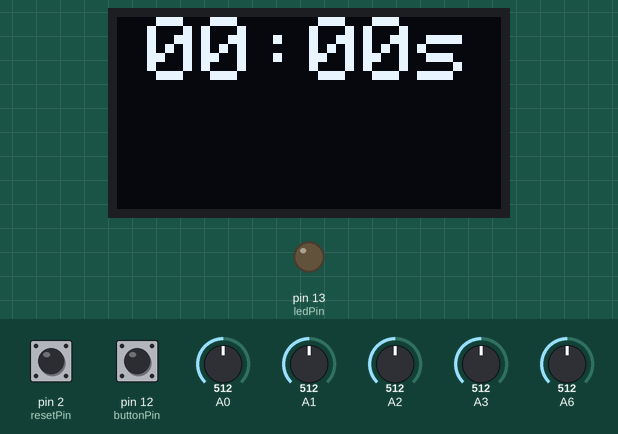
Recording of a sketch running on a simulated Arduino Nano, built with avr-gcc and run on an emulated ATmega328P. On the bench: 128×64 one-colour display, output pins drawn as LEDs (lit = HIGH). The test bench sets the inputs (shaded band); at power-on: pin 12 (buttonPin) LOW, pin 2 (resetPin) LOW, A0 = 512, A1 = 512, A2 = 512, A3 = 512, A6 = 512.

Above: at 1.2 s.
1.3 s: pin 12 (buttonPin) pulled HIGH for 0.15 s
At 1.63 s:
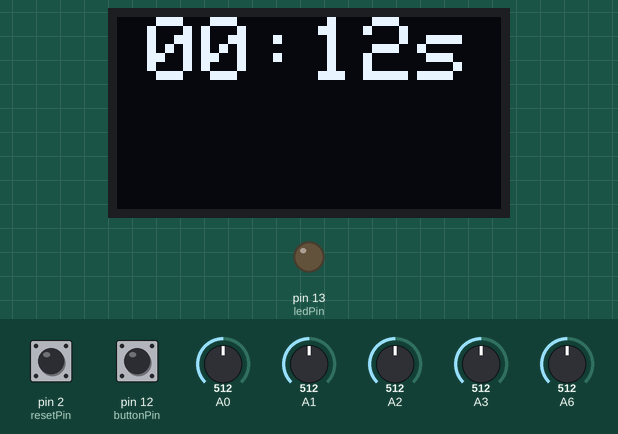
2.9 s: pin 2 (resetPin) pulled HIGH for 0.15 s
At 3.0 s:
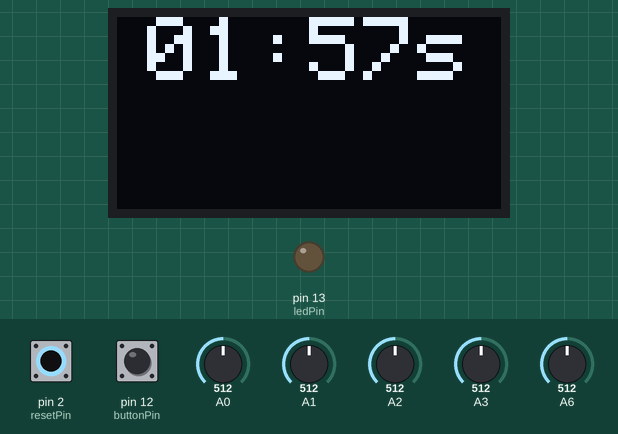
4.5 s: pin 12 (buttonPin) pulled HIGH for 1 s
At 5.68 s:
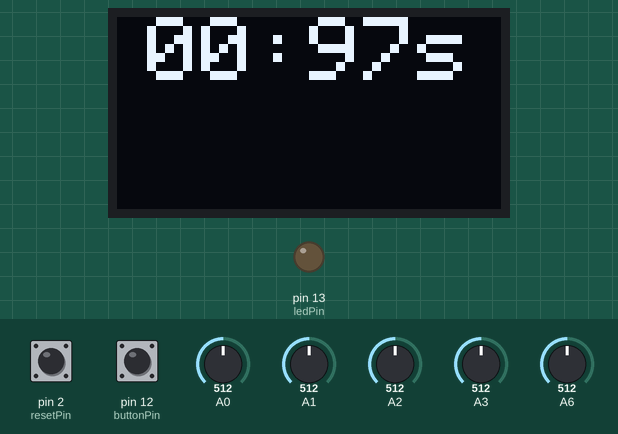
7.0 s: pin 2 (resetPin) pulled HIGH for 1 s
At 7.8 s:
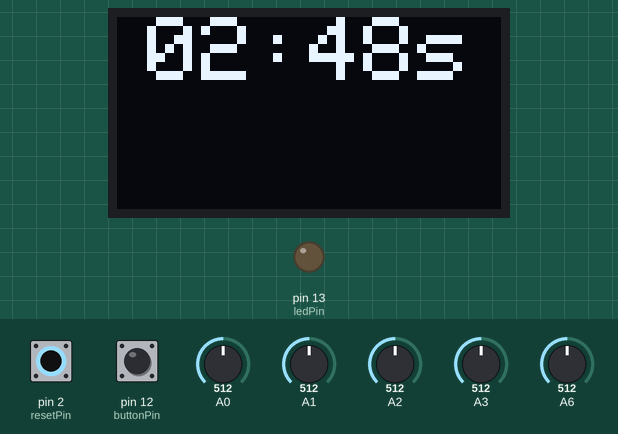
Timing chart, 0 to 10.0 s (numbered marks = the images above; inputs shaded):
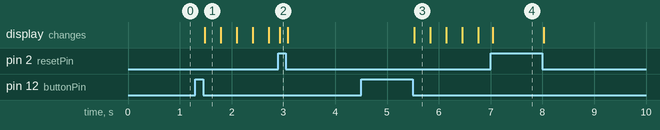

The sketch:

microbot_v10_timelaps.ino
```cpp
// Laps Timer
// http://microbot.my
//
#include <QTRSensors.h>

#define NUM_SENSORS             5  // number of sensors used
#define NUM_SAMPLES_PER_SENSOR  4  // average 4 analog samples per sensor reading
#define EMITTER_PIN             QTR_NO_EMITTER_PIN  // emitter is controlled by digital pin 2

// sensors 0 through 4 are connected to analog inputs 0 through 4, respectively
QTRSensorsAnalog qtra((unsigned char[]) {A0, A1 ,A2 , A3, A6},
  NUM_SENSORS, NUM_SAMPLES_PER_SENSOR, EMITTER_PIN);
unsigned int sensorValues[NUM_SENSORS];


#include <SPI.h>
#include <Wire.h>
#include <Adafruit_SSD1306.h>

#define SCREEN_WIDTH 128 // OLED display width, in pixels
#define SCREEN_HEIGHT 64 // OLED display height, in pixels

#define OLED_RESET 4
#define SCREEN_ADDRESS 0x3C

Adafruit_SSD1306 display(SCREEN_WIDTH, SCREEN_HEIGHT, &Wire, OLED_RESET);

#define WAITING 0 // waiting to start
#define TIMERONE 1 // timer one running
#define TIMERTWO 2 // timer two running
#define FINISHED 3 // timer complete

const long minute = 60000; // 60000 milliseconds in a minute
const int resetPin = 2;
const int buttonPin = 12;
const int ledPin =  13;      // the number of the LED pin

long startTime = 0;
long timeOne = 0;
long timeTwo = 0;
int timer = WAITING; // timer state. Initially waiting for first button press
int reset = 0;  // reset button state
int button = 0; // main button state
int ont;
int trashold= 800;


void setup()   {
  pinMode(buttonPin, INPUT); //init button pin to input
  pinMode(resetPin, INPUT);  //init reset pin to input
  pinMode(ledPin, OUTPUT); // initialize the LED pin as an output:
  Serial.begin(9600);
  display.begin(SSD1306_SWITCHCAPVCC, 0x3C);  // initialize with the I2C addr 0x3c
  display.setTextSize(3);
  display.setTextColor(WHITE);
  display.setCursor(10,0);
  printDigits(0);

}


void loop() {

    // read raw sensor values
  qtra.read(sensorValues);

ont=sensorValues[0];

 timerr();
  }// eo void loop
```

oled.ino
```cpp
void timerr(){
  //-------- main loop -------
 switch ( timer){
   case WAITING: // initial state - waiting for first button press.
     display.clearDisplay();
     display.setCursor(10,00);
     printDigits(0);
     display.display(); // display screen showing 00:00s
     button = digitalRead(buttonPin);
     if(button){ // button is pressed.
       timer = TIMERONE; // start the first timer
       startTime = millis();//read the time the button is pressed.
       while (digitalRead(buttonPin)){
         //--- wait for button to be released.
       }
     }
   break;
   case TIMERONE: //running first timer
     timeOne = millis();
     button = digitalRead(buttonPin);
     reset = digitalRead(resetPin);
     display.clearDisplay();
     display.setCursor(10,00);
     printDigits(timeOne - startTime);
     display.display();
     //-----------------------------------
     if(reset){ //reset button was pressed. Clear screeen and start again
       timer = WAITING;
       while (digitalRead(resetPin)){
         //--- wait for reset button to be released.
       }
     }
     //------------------------------------
     if(button){ // button was pressed
         timer = TIMERTWO;  // start the second timer
         //timeTwo = millis(); //record the time for the start of the second timer
         while (digitalRead(buttonPin)){
           //--- wait for button to be released.
         }
       }
   break;

    case FINISHED: //running first timer
     reset = digitalRead(resetPin);
     if(reset){ //reset button was pressed. Clear screeen and start again
       display.clearDisplay();
       display.setCursor(10,0);
       printDigits(0);
       display.display();
       timer = WAITING;
       while (digitalRead(resetPin)){
         //--- wait for reset button to be released.
       }
     }
   break;
   } // eo switch


}

void printDigits(long timeInMillis){
  // convert the time from milliseconds to four digit SS:HH
  // seconds and hundredths and display at current cursor position
  int seconds;
  int hundredths;
  seconds = timeInMillis /1000;
  seconds = seconds % 60; // seconds never more than 60
  hundredths = (timeInMillis % 1000)/10;

  if (seconds <10){ // print leading zero if necessary
    display.print("0");
  }
  display.print(seconds);
  display.print(":");
  if (hundredths <10){ //print leading zero if necessary
  display.print("0");

  }
  display.print(hundredths);
  display.print("s");
  //display.display();
}
```

Measured:
- after the input at 1.3 s, the display: changes after 0.18 s (image 1)
- after the input at 4.5 s, the display: changes after 1.0 s (image 3)
